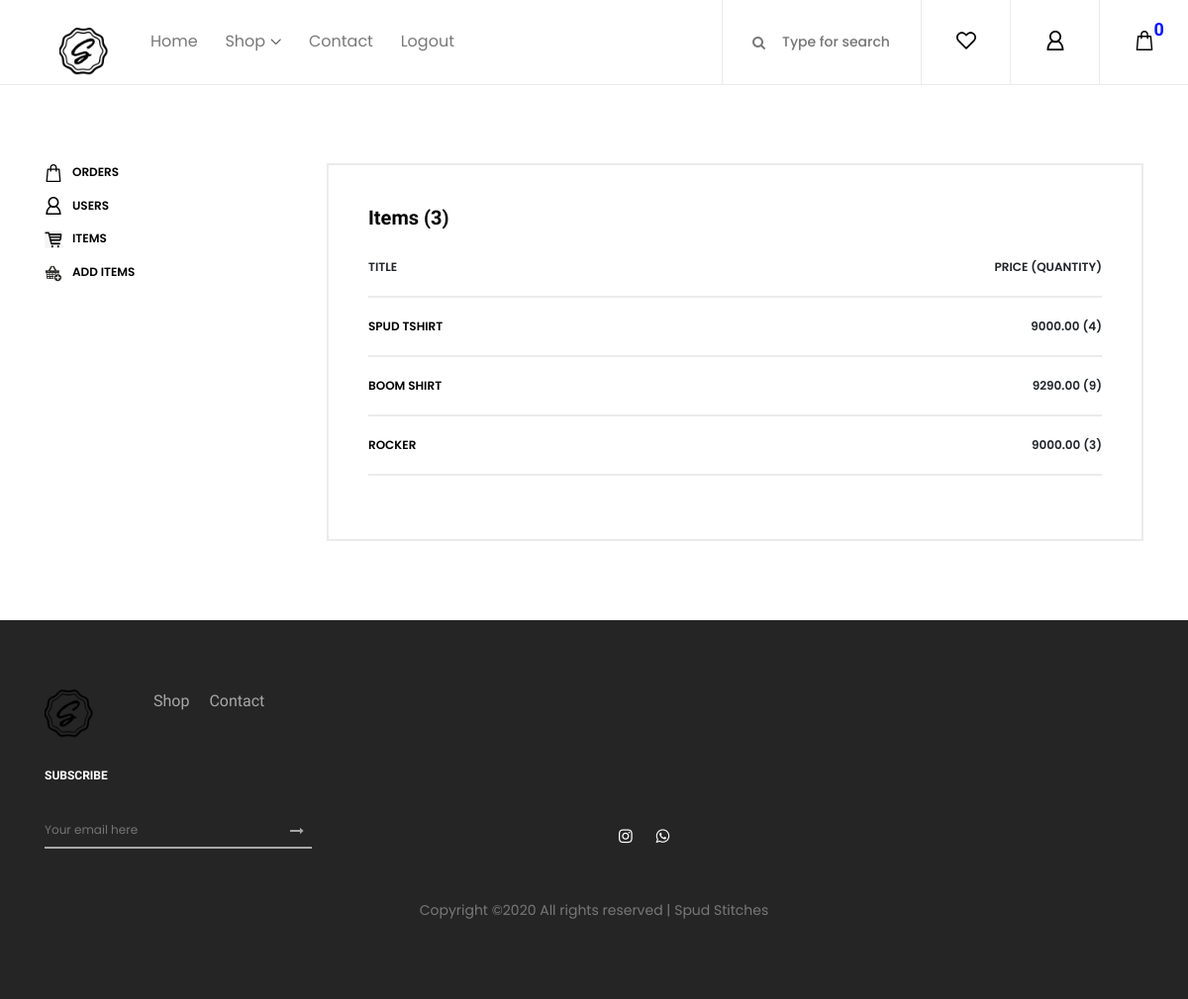
/superuser/items/ (signed in), run on the app's committed database.
### index/models.py (models this page shows, shortened)
class Commodity(models.Model):
	title = models.CharField(max_length=500)
	qty_avail = models.IntegerField()
	price = models.DecimalField(decimal_places=2, max_digits=8)
	formerprice = models.DecimalField(decimal_places=2, max_digits=8)
	description = models.TextField()
	colors = models.CharField(max_length=1000) # Blue***Green
	sizes = models.CharField(max_length=1000) # X***XL
	picture1 = models.FileField(upload_to='media')
	picture2 = models.FileField(upload_to='media')
	picture3 = models.FileField(upload_to='media')
	date = models.DateTimeField(auto_now_add=True)
	tags = TaggableManager() # All tags should be in Small letter

### index/views.py (the view)
# urls.py: path('superuser/items/', views.superItems, name='superitems'),
def superItems(request):
	if request.user.is_superuser:
		return render(request, 'superitems.html', {
			'title': 'Spud Stitches Items',
			'tags': Tag.objects.all(),
			'cart': request.session.get('cart', {}),
			'items': Commodity.objects.all()
			})
	messages.error(request,'Access Denied')
	return redirect(index)

### index/templates/superitems.html
{% extends 'base.html' %}
{% load static %}
{% block content %}
	<section class="shop_grid_area section-padding-80">
		<div class="container">
			<div class="row">
				<div class="col-12 col-md-4 col-lg-3">
					<div class="shop_sidebar_area">
						<div class="widget catagory mb-50">
							<div class="catagories-menu">
								<ul id="menu-content2" class="menu-content collapse show">
									<li data-toggle="collapse" data-target="#shoes" class="collapsed">
										<a href="{% url 'superorders' %}"><img src="{% static 'index/img/core-img/bag.svg' %}" class="dac-icons">Orders</a>
									</li>
									<li data-toggle="collapse" data-target="#accessories" class="collapsed">
										<a href="{% url 'superusers' %}"><img src="{% static 'index/img/core-img/user.svg' %}" class="dac-icons">Users</a>
									</li>
									<li data-toggle="collapse" data-target="#accessories" class="collapsed">
										<a href="{% url 'superitems' %}"><img src="{% static 'index/img/core-img/items.png' %}"  class="dac-icons">Items</a>
									</li>
									<li data-toggle="collapse" data-target="#accessories" class="collapsed">
										<a href="{% url 'superadd' %}"><img src="{% static 'index/img/core-img/plus.png' %}"  class="dac-icons">Add Items</a>
									</li>
								</ul>
							</div>
						</div>
					</div>
				</div>
				<div class="col-12 col-md-8 col-lg-9">
					<div class="order-details-confirmation">
                        <div class="cart-page-heading">
                            <h5>Items ({{items | length}})</h5>
                        </div>
                        <ul class="order-details-form mb-4">
                            <li><span>Title</span> <span>Price (Quantity)</span></li>
                        	{% for item in items %}
                            	<li><span><a href="{% url 'superedit' item.pk %}">{{item.title}}</a></span> <span>{{item.price}} ({{item.qty_avail}})</span></li>
                        	{% endfor %}
                        </ul>
                    </div>
				</div>
			</div>
		</div>
	</section>
{% endblock %}

### index/static/index/css/core-style.css (style rules this page uses)
* { margin: 0; padding: 0; }
body { font-family: "Poppins", sans-serif; font-size: 14px; background-color: #ffffff; margin-top: 85px; }
h1, h2, h3, h4, h5, h6 { color: #000000; line-height: 1.3; font-weight: 700; font-family: "Ubuntu", sans-serif; }
a { -webkit-transition: all 500ms ease 0s; transition: all 500ms ease 0s; text-decoration: none; outline: 0 solid transparent; color: #000000; font-weight: 600; font-size: 12px; }
ul, ol { margin: 0; }
ul li, ol li { list-style: none; }
img { height: auto; max-width: 100%; }
.mb-50 { margin-bottom: 50px !important; }
.section-padding-80 { padding-top: 80px; padding-bottom: 80px; }
.widget { position: relative; z-index: 1; }
.widget .catagories-menu li > a { text-transform: uppercase; font-size: 12px; margin-bottom: 15px; display: block; }
.order-details-confirmation { width: 100%; border: 2px solid #ebebeb; padding: 40px; }
.order-details-confirmation .order-details-form li { display: -webkit-box; display: -ms-flexbox; display: flex; -webkit-box-align: center; -ms-flex-align: center; -ms-grid-row-align: center; align-items: center; -webkit-box-pack: justify; -ms-flex-pack: justify; justify-content: space-between; margin-bottom: 0; font-size: 12px; text-transform: uppercase; padding: 20px 0; border-bottom: 2px solid #ebebeb; font-weight: 600; }

### index/static/index/css/dac.css (style rules this page uses)
.dac-icons { width: 18px; height: 18px; margin-right: 10px; }

### data on the page
Commodity: title "SPUD TSHIRT", price "9000.00", qty_avail "4"
Commodity: title "BOOM SHIRT", price "9290.00", qty_avail "9"
Commodity: title "ROCKER", price "9000.00", qty_avail "3"

### other printed values
{{ cart | length }} "0"
{{ items | length }} "3"
